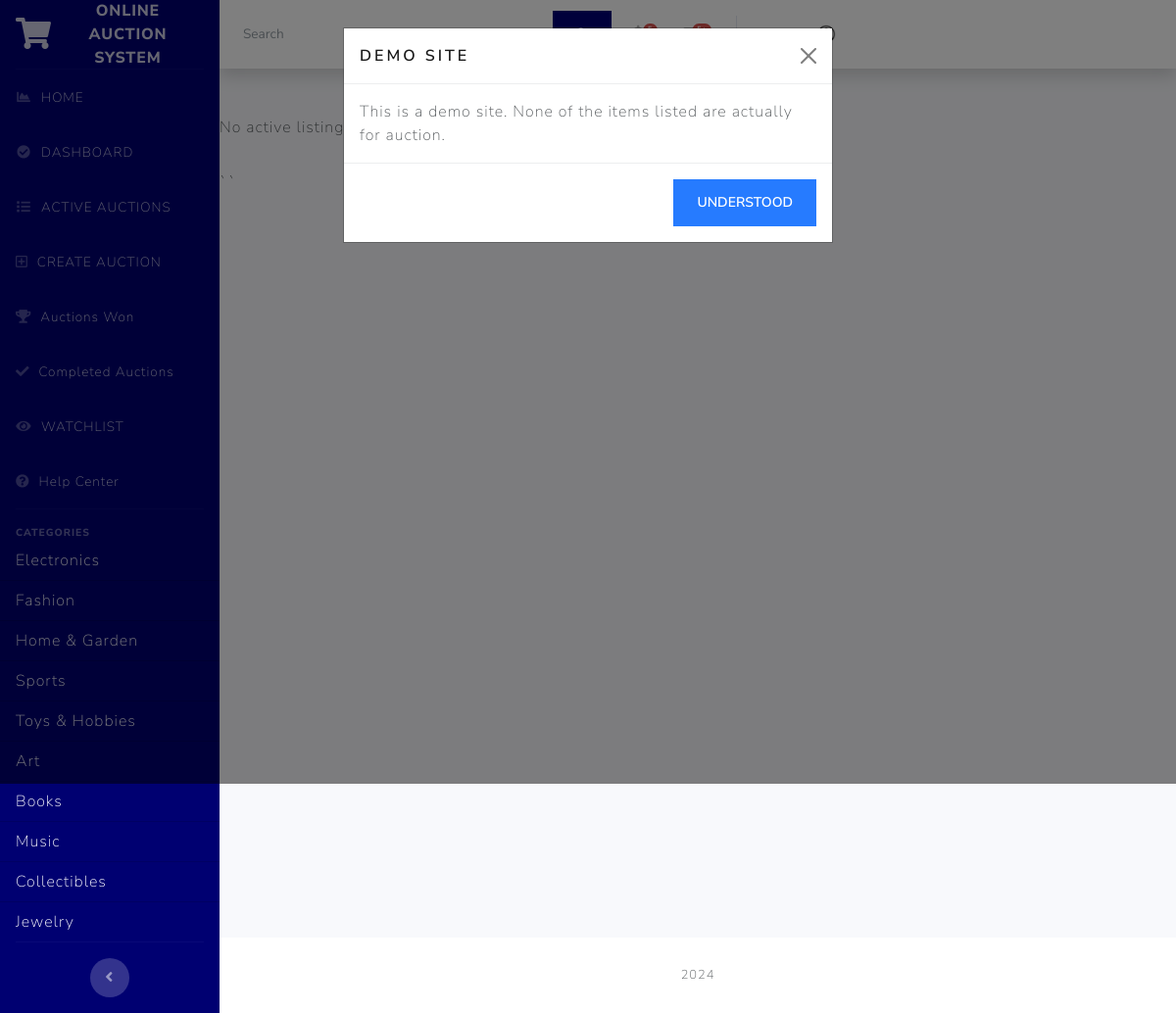
Page /categories/ (signed in) on the committed database.
### auctions/models.py (models this page shows, shortened)
class Category(models.Model):
    name = models.CharField(max_length=100, unique=True)
    facebook_id = models.CharField(max_length=50, blank=True, null=True)
    google_id = models.CharField(max_length=50, blank=True, null=True)
    twitter_id = models.CharField(max_length=50, blank=True, null=True)
    class Meta:
        verbose_name_plural = "Categories"

### auctions/views.py (the view)
# urls.py: path("categories/", views.categories, name="categories"),
def categories(request):
    all_categories = Category.objects.all()
    return render(request, "auctions/categories.html", {"categories": all_categories})

### auctions/context_processors.py (called while the page is built)
def categories_processor(request):
    return {
        'sidebar_categories': Category.objects.all()
    }

def unread_messages(request):
    if request.user.is_authenticated:
        unread_count = Message.objects.filter(
            recipient=request.user, read=False).count()
        return {'unread_count': unread_count}
    return {'unread_count': 0}

def recent_activities(request):
    if request.user.is_authenticated:
        activities = get_recent_activities(request.user)
        return {'recent_activities': activities}
    return {'recent_activities': []}

### auctions/templates/auctions/categories.html (shortened to what this page needs)
{% extends 'auctions/layout.html' %}  {% block body %}
<div class="row">
  {% for listing in listings %}
  <div class="col-md-4 mb-4">
    <div class="card">
      {% if listing.image_set.first %}
      <img
        src="{{ listing.image_set.first.image.url }}"
        class="card-img-top"
        alt="{{ listing.title }}"
      />
      {% endif %}
      <div class="card-body">
        <h5 class="card-title">{{ listing.title }}</h5>
        <p class="card-text">{{ listing.description|truncatewords:20 }}</p>
        <p class="card-text">
          <strong>Current Price: ${{ listing.current_price }}</strong>
        </p>
        <a href="{% url 'listing' listing.id %}" class="btn btn-primary"
          >View Listing</a
        >
      </div>
    </div>
  </div>
  {% empty %}
  <p>No active listings in this category.</p>
  {% endfor %}
</div>
{% endblock %}

### auctions/templates/auctions/layout.html (shortened to what this page needs)
{% load static %}
<!DOCTYPE html>
<html lang="en">
  <head>
    <link
      href="https://cdnjs.cloudflare.com/ajax/libs/font-awesome/5.15.3/css/all.min.css"
      rel="stylesheet"
    />
    <link
      href="https://cdn.jsdelivr.net/npm/bootstrap-icons@1.5.0/font/bootstrap-icons.css"
      rel="stylesheet"
    />
    <link href='{% static "auctions/bootstrap.min.css" %}' rel="stylesheet" />
    <link href='{% static "auctions/styles.css" %}' rel="stylesheet" />
  </head>
  <body id="page-top">
    <div id="wrapper">
      <ul
        class="navbar-nav bg-primary sidebar sidebar-dark accordion"
        id="accordionSidebar"
        style="background: #000071 !important"
      >
        <a
          class="sidebar-brand d-flex align-items-center justify-content-center"
          href="{% url 'index' %}"
        >
          <div class="sidebar-brand-icon">
            <i class="fas fa-shopping-cart"></i>
          </div>
          <div class="sidebar-brand-text mx-3">Online Auction System</div>
        </a>
        <hr class="sidebar-divider my-0" />
        <li class="nav-item">
          <a class="nav-link" href="{% url 'index' %}">
            <i class="fas fa-fw fa-chart-area"></i>
            <span>HOME</span>
          </a>
        </li>
        <li class="nav-item">
          <a class="nav-link" href="{% url 'dashboard' %}">
            <i class="fas fa-fw fa-check-circle"></i>
            <span>DASHBOARD</span>
          </a>
        </li>
        <li class="nav-item">
          <a class="nav-link" href="{% url 'active_auctions_view' %}">
            <i class="fas fa-fw fa-list"></i>
            <span>ACTIVE AUCTIONS</span>
          </a>
        </li>
        <li class="nav-item">
          <a class="nav-link" href="{% url 'create_listing' %}">
            <i class="far fa-plus-square"></i>
            <span>CREATE AUCTION</span>
          </a>
        </li>
        <li class="nav-item">
          <a class="nav-link" href="{% url 'auctions_won' %}">
            <i class="fas fa-trophy"></i>
            <span>Auctions Won</span>
          </a>
        </li>
        <li class="nav-item">
          <a class="nav-link" href="{% url 'completed_auctions' %}">
            <i class="fas fa-check"></i>
            <span>Completed Auctions</span>
          </a>
        </li>
        {% if user.is_authenticated %}
        <li class="nav-item">
          <a class="nav-link" href="{% url 'watchlist' %}">
            <i class="fas fa-fw fa-eye"></i>
            <span>WATCHLIST</span>
          </a>
        </li>
        <li class="nav-item">
          <a class="nav-link" href="{% url 'help_center' %}">
            <i class="fas fa-question-circle"></i>
            <span>Help Center</span>
          </a>
        </li>
        {% endif %}
        <hr class="sidebar-divider" />
        {% block categories %}
        <div class="sidebar-heading">Categories</div>
        <div class="list-group list-group-flush">
          {% for category in sidebar_categories %}
          <a
            href="{% url 'category' category.name %}"
            class="list-group-item list-group-item-action bg-transparent text-light"
          >
            {{ category.name }}
          </a>
          {% endfor %}
        </div>
        {% endblock %}
        <hr class="sidebar-divider d-none d-md-block" />
        <div class="text-center d-none d-md-inline">
          <button class="rounded-circle border-0" id="sidebarToggle"></button>
        </div>
      </ul>
      <div id="content-wrapper" class="d-flex flex-column">
        <div id="content">
          <nav
            class="navbar navbar-expand navbar-light bg-white topbar mb-4 static-top shadow"
            style="display: flex"
          >
            <form
              class="d-none d-sm-inline-block form-inline mr-auto ml-md-3 my-2 my-md-0 mw-100 navbar-search"
            >
              <div class="input-group">
                <div class="input-group-append">
                  <button class="btn btn-primary" type="button">
                  </button>
                </div>
              </div>
            </form>
            <ul class="navbar-nav ml-auto">
              {% if user.is_authenticated %}
              <li class="nav-item dropdown no-arrow mx-1">
                <a
                  class="nav-link dropdown-toggle"
                  href="#"
                  id="alertsDropdown"
                  role="button"
                  data-bs-toggle="dropdown"
                  aria-haspopup="true"
                  aria-expanded="false"
                >
                  <span class="badge rounded-pill bg-danger badge-counter"
                    >{{ recent_activities|length }}</span
                  >
                </a>
              </li>
              <li class="nav-item dropdown no-arrow mx-1">
                <a
                  class="nav-link dropdown-toggle"
                  href="#"
                  id="messagesDropdown"
                  role="button"
                  data-bs-toggle="dropdown"
                  aria-haspopup="true"
                  aria-expanded="false"
                >
                  <span class="badge rounded-pill bg-danger badge-counter"
                    >5+</span
                  >
                </a>
              </li>
              <li class="nav-item dropdown no-arrow">
                <a
                  class="nav-link dropdown-toggle"
                  href='{% url "inbox" %}'
                  id="userDropdown"
                  role="button"
                  data-bs-toggle="dropdown"
                  aria-haspopup="true"
                  aria-expanded="false"
                >
                  <span class="mr-2 d-none d-lg-inline text-gray-600 small"
                    >{{ user.username }}</span
                  >
                </a>
              </li>
              {% endif%}
            </ul>
          </nav>
         {% block body %} {%endblock%}
          <div class="container-fluid px-4 py-2">
          </div>
          ``
        </div>
        <footer class="sticky-footer bg-white">
          <div class="container my-auto">
            <div class="copyright text-center my-auto">
              <span>  {% now "Y" %}</span>
            </div>
          </div>
        </footer>
      </div>
    </div>
    <div
      class="modal fade"
      id="demoModal"
      tabindex="-1"
      aria-labelledby="demoModalLabel"
      aria-hidden="true"
    >
      <div class="modal-dialog">
        <div class="modal-content">
          <div class="modal-header">
            <h5 class="modal-title" id="demoModalLabel">Demo Site</h5>
            <button
              type="button"
              class="btn-close"
              data-bs-dismiss="modal"
              aria-label="Close"
            ></button>
          </div>
          <div class="modal-body">
            This is a demo site. None of the items listed are actually for
            auction.
          </div>
          <div class="modal-footer">
            <button
              type="button"
              class="btn btn-primary"
              data-bs-dismiss="modal"
            >
              Understood
            </button>
          </div>
        </div>
      </div>
    </div>
  </body>
</html>

### static/auctions/styles.css (style rules this page uses)
html { position: relative; min-height: 100%; }
body { height: 100%; }
.dropdown.no-arrow .dropdown-toggle::after { display: none; }
.rounded-circle { border-radius: 50% !important; }
footer.sticky-footer { padding: 2rem 0; flex-shrink: 0; }
footer.sticky-footer .copyright { line-height: 1; font-size: 0.8rem; }
#wrapper { display: flex; }
#wrapper #content-wrapper { background-color: #f8f9fc; width: 100%; overflow-x: hidden; }
#wrapper #content-wrapper #content { flex: 1 0 auto; }
.sidebar { width: 6.5rem; min-height: 100vh; }
.sidebar .nav-item { position: relative; }
.sidebar .nav-item .nav-link { text-align: center; padding: 0.75rem 1rem; width: 6.5rem; }
.sidebar .nav-item .nav-link span { font-size: 0.65rem; display: block; }
.sidebar .nav-item .nav-link, .topbar .nav-item .nav-link { position: relative; }
.sidebar .nav-item .nav-link .badge-counter, .topbar .nav-item .nav-link .badge-counter { position: absolute; transform: scale(0.7); transform-origin: top right; right: 0.25rem; margin-top: -0.25rem; }
.sidebar #sidebarToggle { width: 2.5rem; height: 2.5rem; text-align: center; margin-bottom: 1rem; cursor: pointer; }
.sidebar #sidebarToggle::after { font-weight: 900; content: "\f104"; font-family: "Font Awesome 5 Free"; margin-right: 0.1rem; }
.sidebar .sidebar-brand { height: 4.375rem; text-decoration: none; font-size: 1rem; font-weight: 800; padding: 1.5rem 1rem; text-align: center; text-transform: uppercase; letter-spacing: 0.05rem; z-index: 1; }
.sidebar .sidebar-brand .sidebar-brand-icon i { font-size: 2rem; }
.sidebar .sidebar-brand .sidebar-brand-text { display: none; }
.sidebar hr.sidebar-divider { margin: 0 1rem 1rem; }
.sidebar .sidebar-heading { text-align: center; padding: 0 1rem; font-weight: 800; font-size: 0.65rem; }
.sidebar-dark .sidebar-brand { color: rgba(255, 255, 255, 0.8); }
.sidebar-dark hr.sidebar-divider { border-top: 1px solid rgba(255, 255, 255, 0.15); }
.sidebar-dark .sidebar-heading { color: rgba(255, 255, 255, 0.4); }
.sidebar-dark .nav-item .nav-link { color: rgba(255, 255, 255, 0.8); }
.sidebar-dark .nav-item .nav-link i { color: rgba(255, 255, 255, 0.3); }
.text-uppercase, .dropdown .dropdown-menu .dropdown-header, .sidebar .sidebar-heading { text-transform: uppercase !important; }
.sidebar-dark #sidebarToggle { background-color: rgba(255, 255, 255, 0.2); }
.sidebar-dark #sidebarToggle::after { color: rgba(255, 255, 255, 0.5); }
@media (min-width: 768px) { .sidebar { width: 14rem !important; } }
@media (min-width: 768px) { .sidebar .nav-item .nav-link { display: block; width: 100%; text-align: left; padding: 1rem; width: 14rem; } }
@media (min-width: 768px) { .sidebar .nav-item .nav-link i { font-size: 0.85rem; margin-right: 0.25rem; } }
@media (min-width: 768px) { .sidebar .nav-item .nav-link span { font-size: 0.85rem; display: inline; } }
@media (min-width: 768px) { .sidebar .sidebar-brand .sidebar-brand-icon i { font-size: 2rem; } }
@media (min-width: 768px) { .sidebar .sidebar-brand .sidebar-brand-text { display: inline; } }
@media (min-width: 768px) { .sidebar .sidebar-heading { text-align: left; } }
.navbar-expand { flex-flow: row nowrap; justify-content: flex-start; }
.navbar-expand .navbar-nav { flex-direction: row; }
.navbar-expand .navbar-nav .nav-link { padding-right: 0.5rem; padding-left: 0.5rem; }
.topbar { height: 4.375rem; }
.topbar .navbar-search { width: 25rem; }
.topbar .nav-item .nav-link { height: 4.375rem; display: flex; align-items: center; padding: 0 0.75rem; }
.topbar .dropdown { position: static; }
.bg-primary { background-color: #4e73df !important; }

### auctions/templates/auctions/layout.html (style rules this page uses)
#accordionSidebar { background-color: #172b4d; color: #007; !important; }
#accordionSidebar .nav-item .nav-link { color: #ff !important; }
.btn-primary { color: #fff; background-color: #267bff !important; border-color: #261919; }

### rows in the picture
Category: name "Electronics"
Category: name "Fashion"
Category: name "Home & Garden"
Category: name "Sports"
Category: name "Toys & Hobbies"
Category: name "Art"
Category: name "Books"
Category: name "Music"
Category: name "Collectibles"
Category: name "Jewelry"
